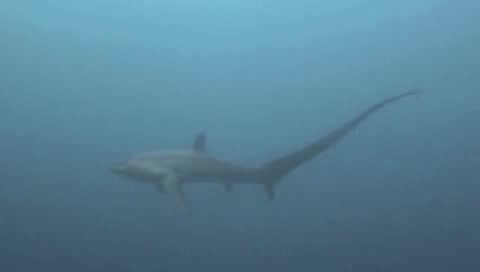
#> input picture tools/images/hosted/alopias-pelagicus-hunting.jpg, 480 x 272 px
$ python areas.py ../images/hosted/alopias-pelagicus-hunting.jpg ../images/hosted/alopias-pelagicus-hunting.jpg 5
#> lines starting #> are read from the running program, lines starting #| are printed output that depends on the picture; after the words box and inside, x2 and y2 are one past the last pixel; in counts of white or black regions, pixels touching at a corner belong together
"""Show the areas tools/frills/trace.py will find in a drawing, to choose its marks.

Prints each enclosed area's size and a point inside it (in the drawing's own pixels, nearest its
centre) and writes a picture with
each area in its own colour.

Usage (from the project root):
    python3 -I tools/frills/areas.py <drawing> <out.png> [close]
"""

import sys
import numpy as np
from PIL import Image
from scipy import ndimage as nd

src, out = sys.argv[1], sys.argv[2]
close = int(sys.argv[3]) if len(sys.argv) > 3 else 0
a = np.asarray(Image.open(src).convert('RGBA')).astype(int)
if a[:, :, 3].min() < 128:
    ink = a[:, :, 3] > 128
else:
    lum = a[:, :, :3].sum(2)
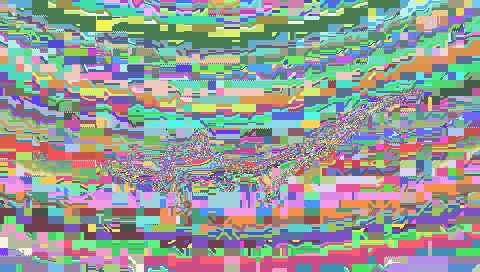
#> lum: shape (272, 480) int64; 276 distinct labels, from 238 to 525; one colour per label, 0 black
    ink = (a[:, :, 2] > 12) if lum.mean() < 60 else (lum < 384)
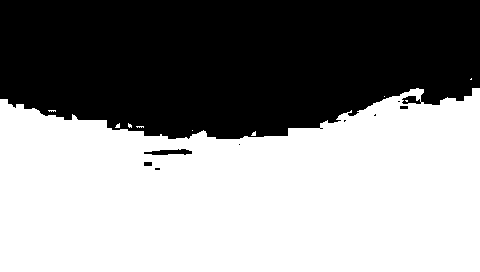
#> ink: shape (272, 480) bool; 56% white; 9 black regions (5 under 20 px), largest, box (x1, y1, x2, y2) and area: (0, 0, 480, 139) 57230, (144, 149, 192, 155) 189, (144, 162, 152, 166) 32, (400, 106, 408, 109) 24
closed = nd.binary_dilation(nd.binary_closing(ink, iterations=close) if close else ink, iterations=3)
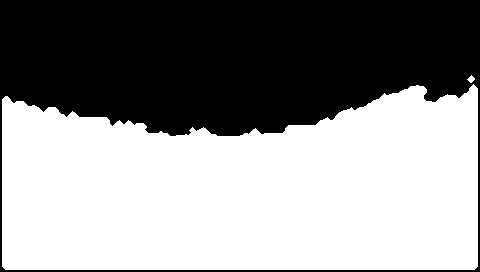
#> closed: shape (272, 480) bool; 56.4% white; 1 black region, box (x1, y1, x2, y2) and area: (0, 0, 480, 272) 56864
lab, n = nd.label(~closed)
#> n = 1
border = set(np.unique(np.concatenate([lab[0], lab[-1], lab[:, 0], lab[:, -1]]))) - {0}
#> border = 1 item
rng = np.random.default_rng(1)
img = np.full(a.shape[:2] + (3,), 255, np.uint8)
img[closed] = 0
for i in range(1, n + 1):
    if i in border:
        continue
    m = lab == i
    ys, xs = np.nonzero(m)
    if len(ys) < 10:
        continue
    img[m] = rng.integers(60, 230, 3)
    k = np.argmin((xs - xs.mean()) ** 2 + (ys - ys.mean()) ** 2)
    print(i, len(ys), int(xs[k]), int(ys[k]))
ys, xs = np.nonzero(ink)
Image.fromarray(img[max(ys.min() - 20, 0):ys.max() + 21, max(xs.min() - 20, 0):xs.max() + 21]).save(out)
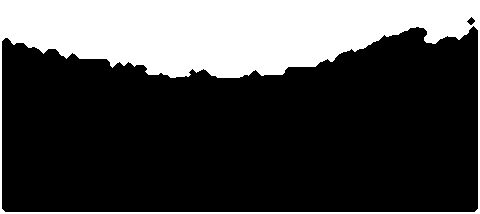
#> saved as alopias-pelagicus-hunting.jpg: PIL image 480x214 RGB; 28.3% white; 1 white region, box (x1, y1, x2, y2) and area: (0, 0, 480, 214) 29024
